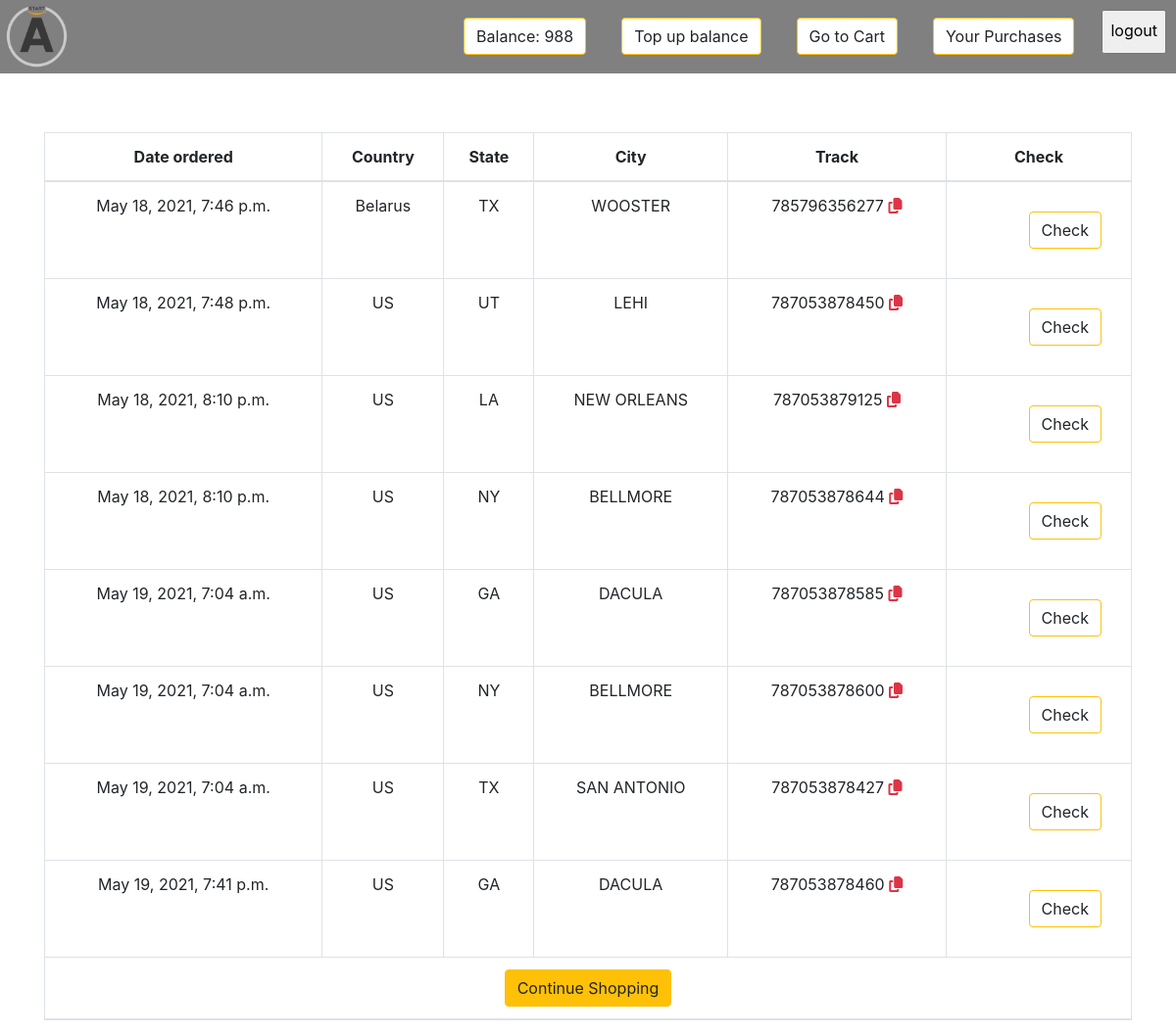
Page /profiles/profile/ (signed in) on the committed database.
### accounts/models.py (models this page shows, shortened)
class Profile(models.Model):
    user = models.OneToOneField(settings.AUTH_USER_MODEL, on_delete=models.CASCADE)
    balance = models.IntegerField(default=0)
    ebooks = models.ManyToManyField(Product, blank=True)
    stripe_id = models.CharField(max_length=200, null=True, blank=True)

### shopping_cart/models.py (models this page shows, shortened)
class Order(models.Model):
    ref_code = models.CharField(max_length=15)
    owner = models.ForeignKey(Profile, on_delete=models.SET_NULL, null=True)
    is_ordered = models.BooleanField(default=False)
    items = models.ManyToManyField(OrderItem)
    date_ordered = models.DateTimeField(auto_now=True)

class OrderItem(models.Model):
    product = models.OneToOneField(Product, on_delete=models.SET_NULL, null=True)
    is_ordered = models.BooleanField(default=False)
    date_added = models.DateTimeField(auto_now=True)
    date_ordered = models.DateTimeField(null=True)

### products/models.py (models this page shows, shortened)
class Product(models.Model):
    country = models.CharField(max_length=50, verbose_name='Страна')
    state = models.CharField(max_length=50, verbose_name='Штат')
    city = models.CharField(max_length=50, verbose_name='Город')
    data = models.CharField(max_length=100, verbose_name='Дата')
    status = models.CharField(max_length=50, verbose_name='Статус')
    number_track = models.CharField(max_length=50, verbose_name='Номер трека')
    price = models.IntegerField()

### accounts/views.py (the view)
def my_profile(request):
	my_user_profile = Profile.objects.filter(user=request.user).first()
	my_orders = Order.objects.filter(is_ordered=True, owner=my_user_profile)
	context = {
		'my_orders': my_orders
	}
	return render(request, "profile.html", context)

### templates/profile.html
{% extends 'base.html' %}
{% block content %}
<table id="table-id" class="table table-hover table-bordered text-center">
    <thead>
    <tr class="text-center">
        <th>Date ordered</th>
          <th>Country</th>
        <th>State</th>
        <th>City</th>
        <th>Track</th>
        <th>Check</th>
      </tr>
        </thead>
      {% for order in my_orders %}
        {% for item in order.items.all %}
        <tr>
          <td>{{ order.date_ordered }}</td>
          <td>{{ item.product.country }}</td>
          <td>{{ item.product.state }}</td>
          <td>{{ item.product.city }}</td>
          <td>{{ item.product.number_track }}
              <a href="{% url 'accounts:copy_item' item.id %}" data-balloon="remove this item from cart" class="text-danger" onclick="return confirm_copy();">
                <i class="fas fa-copy"></i>
              </a>
          </td>
          <td><a href="https://www.fedex.com/fedextrack/?trknbr={{ item.product.number_track }}" target="_blank" class="btn btn-warning" style="float:right; margin:18px;background-color:white;">Check</a></td>
        </tr>
        {% endfor %}
      {% empty %}
        <tr>
          <td colspan= 6> You have no orders.</td>
        </tr>
      {% endfor %}
        <thead>
      <tr>
        <td colspan=6>
          <a href="{% url 'products:product-list' %}" class="btn btn-warning pull-left">
            {% if not order %}Continue Shopping{% else %}Add Items to Cart {% endif %}
          </a>
        </td>
      </tr>
    </thead>
    </table>
{% endblock content %}

### templates/base.html (shortened to what this page needs)
{% load static %}
<!DOCTYPE html>
<html lang="en">
<head>
    <link href="https://stackpath.bootstrapcdn.com/bootstrap/4.1.1/css/bootstrap.min.css" rel="stylesheet">
    <link rel="stylesheet" href="https://use.fontawesome.com/releases/v5.0.13/css/all.css">
    <link rel="stylesheet" href="https://maxcdn.bootstrapcdn.com/bootstrap/4.0.0/css/bootstrap.min.css">
</head>
<body>
<header>
    <nav class="">
    {% if user.is_authenticated %}
        <div class="header_head">
            <div class="header_logo">
                <a href="{% url 'products:product-list' %}" class="header_logo-link">
                   <img src="{% static '/images/new.png'%}" alt="logo" class="header_logo-pic">
                </a>
             </div>
            <form method="POST" action="{% url 'account_logout' %}" class="logout_m" >
                <input type="submit" value="logout" style="padding: 7px 7px 10px 7px;">
            </form>
            <a href="{% url 'accounts:my_profile' %}" class="btn btn-warning" style="float:right; margin:18px;background-color:white;">Your Purchases</a>
            <a href="{% url 'shopping_cart:order_summary' %}" class="btn btn-warning" style="float:right; margin:18px;background-color:white;">Go to Cart</a>
            <a href="https://t.me/amazonbelarus" class="btn btn-warning" style="float:right; margin:18px;background-color:white;">Top up balance</a>
  <a href="#!" class="btn btn-warning" style="float:right; margin:18px;background-color:white;">Balance: {{ request.user.profile.balance }}</a>
        </div>
	{% endif %}
    </nav>
</header>
    <div class="container">
        {% block content %}{% endblock content %}
    </div>
</body>
</html>

### templates/base.html (style rules this page uses)
header { height: 75px; background: grey; }
table { margin: 60px auto 0px auto; border: 3px solid black; }
td { border: 1px solid black; }
.header_logo { padding: 5px; display: inline-block; }
.header_logo-link > img { width: 65px; height: 65px; }
.logout_m { float:right; margin:10px; }

### rows in the picture
Order: date_ordered "May 18, 2021, 7:46 p.m."
OrderItem: product.country "Belarus", product.state "TX", product.city "WOOSTER", product.number_track "785796356277"
Order: date_ordered "May 18, 2021, 7:48 p.m."
OrderItem: product.country "US", product.state "UT", product.city "LEHI", product.number_track "787053878450"
Order: date_ordered "May 18, 2021, 8:10 p.m."
OrderItem: product.country "US", product.state "LA", product.city "NEW ORLEANS", product.number_track "787053879125"
OrderItem: product.country "US", product.state "NY", product.city "BELLMORE", product.number_track "787053878644"
Order: date_ordered "May 19, 2021, 7:04 a.m."
OrderItem: product.country "US", product.state "GA", product.city "DACULA", product.number_track "787053878585"
OrderItem: product.country "US", product.state "NY", product.city "BELLMORE", product.number_track "787053878600"
OrderItem: product.country "US", product.state "TX", product.city "SAN ANTONIO", product.number_track "787053878427"
Order: date_ordered "May 19, 2021, 7:41 p.m."
OrderItem: product.country "US", product.state "GA", product.city "DACULA", product.number_track "787053878460"

### other values in the picture
{{ request.user.profile.balance }} "988"
